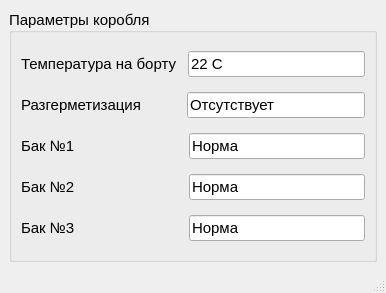
<?xml version="1.0" encoding="UTF-8"?>
<ui version="4.0">
 <class>MainWindow</class>
 <widget class="QMainWindow" name="MainWindow">
  <property name="geometry">
   <rect>
    <x>0</x>
    <y>0</y>
    <width>386</width>
    <height>293</height>
   </rect>
  </property>
  <property name="windowTitle">
   <string>MainWindow</string>
  </property>
  <widget class="QWidget" name="centralwidget">
   <layout class="QHBoxLayout" name="horizontalLayout_6">
    <item>
     <widget class="QGroupBox" name="groupBox">
      <property name="sizePolicy">
       <sizepolicy hsizetype="Preferred" vsizetype="Preferred">
        <horstretch>0</horstretch>
        <verstretch>0</verstretch>
       </sizepolicy>
      </property>
      <property name="maximumSize">
       <size>
        <width>16000</width>
        <height>16000</height>
       </size>
      </property>
      <property name="sizeIncrement">
       <size>
        <width>0</width>
        <height>0</height>
       </size>
      </property>
      <property name="baseSize">
       <size>
        <width>0</width>
        <height>0</height>
       </size>
      </property>
      <property name="font">
       <font>
        <pointsize>11</pointsize>
        <stylestrategy>PreferAntialias</stylestrategy>
       </font>
      </property>
      <property name="cursor">
       <cursorShape>ArrowCursor</cursorShape>
      </property>
      <property name="tabletTracking">
       <bool>false</bool>
      </property>
      <property name="acceptDrops">
       <bool>false</bool>
      </property>
      <property name="toolTipDuration">
       <number>-1</number>
      </property>
      <property name="autoFillBackground">
       <bool>false</bool>
      </property>
      <property name="title">
       <string>Параметры коробля</string>
      </property>
      <property name="alignment">
       <set>Qt::AlignmentFlag::AlignLeading|Qt::AlignmentFlag::AlignLeft|Qt::AlignmentFlag::AlignVCenter</set>
      </property>
      <property name="flat">
       <bool>false</bool>
      </property>
      <property name="checkable">
       <bool>false</bool>
      </property>
      <layout class="QVBoxLayout" name="verticalLayout" stretch="0,0,0,0,0">
       <property name="sizeConstraint">
        <enum>QLayout::SizeConstraint::SetDefaultConstraint</enum>
       </property>
       <item>
        <layout class="QHBoxLayout" name="horizontalLayout">
         <item>
          <widget class="QLabel" name="label">
           <property name="text">
            <string>Температура на борту</string>
           </property>
          </widget>
         </item>
         <item>
          <spacer name="horizontalSpacer">
           <property name="orientation">
            <enum>Qt::Orientation::Horizontal</enum>
           </property>
           <property name="sizeType">
            <enum>QSizePolicy::Policy::Fixed</enum>
           </property>
           <property name="sizeHint" stdset="0">
            <size>
             <width>5</width>
             <height>20</height>
            </size>
           </property>
          </spacer>
         </item>
         <item>
          <widget class="QLineEdit" name="lineEdit">
           <property name="sizePolicy">
            <sizepolicy hsizetype="MinimumExpanding" vsizetype="Fixed">
             <horstretch>0</horstretch>
             <verstretch>0</verstretch>
            </sizepolicy>
           </property>
           <property name="text">
            <string>22 С</string>
           </property>
          </widget>
         </item>
        </layout>
       </item>
       <item>
        <layout class="QHBoxLayout" name="horizontalLayout_2">
         <item>
          <widget class="QLabel" name="label_2">
           <property name="text">
            <string>Разгерметизация</string>
           </property>
          </widget>
         </item>
         <item>
          <spacer name="horizontalSpacer_2">
           <property name="orientation">
            <enum>Qt::Orientation::Horizontal</enum>
           </property>
           <property name="sizeType">
            <enum>QSizePolicy::Policy::Fixed</enum>
           </property>
           <property name="sizeHint" stdset="0">
            <size>
             <width>40</width>
             <height>20</height>
            </size>
           </property>
          </spacer>
         </item>
         <item>
          <widget class="QLineEdit" name="lineEdit_2">
           <property name="sizePolicy">
            <sizepolicy hsizetype="MinimumExpanding" vsizetype="Fixed">
             <horstretch>0</horstretch>
             <verstretch>0</verstretch>
            </sizepolicy>
           </property>
           <property name="text">
            <string>Отсутствует</string>
           </property>
          </widget>
         </item>
        </layout>
       </item>
       <item>
        <layout class="QHBoxLayout" name="horizontalLayout_3">
         <item>
          <widget class="QLabel" name="label_3">
           <property name="text">
            <string>Бак №1</string>
           </property>
          </widget>
         </item>
         <item>
          <spacer name="horizontalSpacer_3">
           <property name="orientation">
            <enum>Qt::Orientation::Horizontal</enum>
           </property>
           <property name="sizeType">
            <enum>QSizePolicy::Policy::Fixed</enum>
           </property>
           <property name="sizeHint" stdset="0">
            <size>
             <width>108</width>
             <height>20</height>
            </size>
           </property>
          </spacer>
         </item>
         <item>
          <widget class="QLineEdit" name="lineEdit_3">
           <property name="sizePolicy">
            <sizepolicy hsizetype="MinimumExpanding" vsizetype="Fixed">
             <horstretch>0</horstretch>
             <verstretch>0</verstretch>
            </sizepolicy>
           </property>
           <property name="text">
            <string>Норма</string>
           </property>
          </widget>
         </item>
        </layout>
       </item>
       <item>
        <layout class="QHBoxLayout" name="horizontalLayout_4">
         <item>
          <widget class="QLabel" name="label_4">
           <property name="text">
            <string>Бак №2</string>
           </property>
          </widget>
         </item>
         <item>
          <spacer name="horizontalSpacer_4">
           <property name="orientation">
            <enum>Qt::Orientation::Horizontal</enum>
           </property>
           <property name="sizeType">
            <enum>QSizePolicy::Policy::Fixed</enum>
           </property>
           <property name="sizeHint" stdset="0">
            <size>
             <width>108</width>
             <height>20</height>
            </size>
           </property>
          </spacer>
         </item>
         <item>
          <widget class="QLineEdit" name="lineEdit_4">
           <property name="sizePolicy">
            <sizepolicy hsizetype="MinimumExpanding" vsizetype="Fixed">
             <horstretch>0</horstretch>
             <verstretch>0</verstretch>
            </sizepolicy>
           </property>
           <property name="text">
            <string>Норма</string>
           </property>
          </widget>
         </item>
        </layout>
       </item>
       <item>
        <layout class="QHBoxLayout" name="horizontalLayout_5">
         <item>
          <widget class="QLabel" name="label_5">
           <property name="text">
            <string>Бак №3</string>
           </property>
          </widget>
         </item>
         <item>
          <spacer name="horizontalSpacer_5">
           <property name="orientation">
            <enum>Qt::Orientation::Horizontal</enum>
           </property>
           <property name="sizeType">
            <enum>QSizePolicy::Policy::Fixed</enum>
           </property>
           <property name="sizeHint" stdset="0">
            <size>
             <width>108</width>
             <height>20</height>
            </size>
           </property>
          </spacer>
         </item>
         <item>
          <widget class="QLineEdit" name="lineEdit_5">
           <property name="sizePolicy">
            <sizepolicy hsizetype="MinimumExpanding" vsizetype="Fixed">
             <horstretch>0</horstretch>
             <verstretch>0</verstretch>
            </sizepolicy>
           </property>
           <property name="text">
            <string>Норма</string>
           </property>
          </widget>
         </item>
        </layout>
       </item>
      </layout>
     </widget>
    </item>
   </layout>
  </widget>
  <widget class="QMenuBar" name="menubar">
   <property name="geometry">
    <rect>
     <x>0</x>
     <y>0</y>
     <width>386</width>
     <height>22</height>
    </rect>
   </property>
  </widget>
  <widget class="QStatusBar" name="statusbar"/>
 </widget>
 <resources/>
 <connections/>
</ui>
